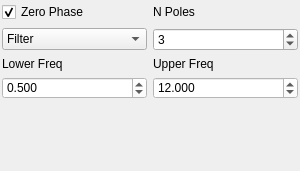
<?xml version="1.0" encoding="UTF-8"?>
<ui version="4.0">
 <class>DockWidget</class>
 <widget class="QDockWidget" name="DockWidget">
  <property name="geometry">
   <rect>
    <x>0</x>
    <y>0</y>
    <width>300</width>
    <height>171</height>
   </rect>
  </property>
  <property name="sizePolicy">
   <sizepolicy hsizetype="Expanding" vsizetype="Expanding">
    <horstretch>0</horstretch>
    <verstretch>0</verstretch>
   </sizepolicy>
  </property>
  <property name="maximumSize">
   <size>
    <width>300</width>
    <height>524287</height>
   </size>
  </property>
  <property name="autoFillBackground">
   <bool>true</bool>
  </property>
  <property name="features">
   <set>QDockWidget::DockWidgetMovable</set>
  </property>
  <property name="windowTitle">
   <string>Filter</string>
  </property>
  <widget class="QWidget" name="dockWidgetContents">
   <layout class="QGridLayout" name="gridLayout">
    <property name="leftMargin">
     <number>2</number>
    </property>
    <property name="topMargin">
     <number>2</number>
    </property>
    <property name="rightMargin">
     <number>2</number>
    </property>
    <property name="bottomMargin">
     <number>2</number>
    </property>
    <item row="1" column="0">
     <widget class="QComboBox" name="fiterComboBox">
      <item>
       <property name="text">
        <string>Filter</string>
       </property>
      </item>
      <item>
       <property name="text">
        <string>Bandpass</string>
       </property>
      </item>
      <item>
       <property name="text">
        <string>Lowpass</string>
       </property>
      </item>
     </widget>
    </item>
    <item row="3" column="0">
     <widget class="QDoubleSpinBox" name="lowFreqDsb">
      <property name="sizePolicy">
       <sizepolicy hsizetype="Minimum" vsizetype="Fixed">
        <horstretch>0</horstretch>
        <verstretch>0</verstretch>
       </sizepolicy>
      </property>
      <property name="minimumSize">
       <size>
        <width>0</width>
        <height>0</height>
       </size>
      </property>
      <property name="styleSheet">
       <string notr="true">background-color: rgb(255, 255, 255);</string>
      </property>
      <property name="decimals">
       <number>3</number>
      </property>
      <property name="minimum">
       <double>0.001000000000000</double>
      </property>
      <property name="maximum">
       <double>10000.000000000000000</double>
      </property>
      <property name="value">
       <double>0.500000000000000</double>
      </property>
     </widget>
    </item>
    <item row="3" column="1">
     <widget class="QDoubleSpinBox" name="upperFreqDsb">
      <property name="styleSheet">
       <string notr="true">background-color: rgb(255, 255, 255);</string>
      </property>
      <property name="decimals">
       <number>3</number>
      </property>
      <property name="minimum">
       <double>0.001000000000000</double>
      </property>
      <property name="maximum">
       <double>10000.000000000000000</double>
      </property>
      <property name="value">
       <double>12.000000000000000</double>
      </property>
     </widget>
    </item>
    <item row="1" column="1">
     <widget class="QSpinBox" name="nPolesSb">
      <property name="minimum">
       <number>1</number>
      </property>
      <property name="maximum">
       <number>6</number>
      </property>
      <property name="value">
       <number>3</number>
      </property>
     </widget>
    </item>
    <item row="2" column="0">
     <widget class="QLabel" name="label_5">
      <property name="sizePolicy">
       <sizepolicy hsizetype="Preferred" vsizetype="Fixed">
        <horstretch>0</horstretch>
        <verstretch>0</verstretch>
       </sizepolicy>
      </property>
      <property name="text">
       <string>Lower Freq</string>
      </property>
     </widget>
    </item>
    <item row="2" column="1">
     <widget class="QLabel" name="label_6">
      <property name="sizePolicy">
       <sizepolicy hsizetype="Preferred" vsizetype="Fixed">
        <horstretch>0</horstretch>
        <verstretch>0</verstretch>
       </sizepolicy>
      </property>
      <property name="text">
       <string>Upper Freq</string>
      </property>
     </widget>
    </item>
    <item row="0" column="1">
     <widget class="QLabel" name="label_7">
      <property name="text">
       <string>N Poles</string>
      </property>
     </widget>
    </item>
    <item row="0" column="0">
     <widget class="QCheckBox" name="zeroPhaseCheckBox">
      <property name="enabled">
       <bool>true</bool>
      </property>
      <property name="text">
       <string>Zero Phase</string>
      </property>
      <property name="checked">
       <bool>true</bool>
      </property>
      <property name="tristate">
       <bool>false</bool>
      </property>
     </widget>
    </item>
    <item row="4" column="0" colspan="2">
     <spacer name="verticalSpacer">
      <property name="orientation">
       <enum>Qt::Vertical</enum>
      </property>
      <property name="sizeHint" stdset="0">
       <size>
        <width>20</width>
        <height>16</height>
       </size>
      </property>
     </spacer>
    </item>
   </layout>
  </widget>
 </widget>
 <resources/>
 <connections/>
</ui>
